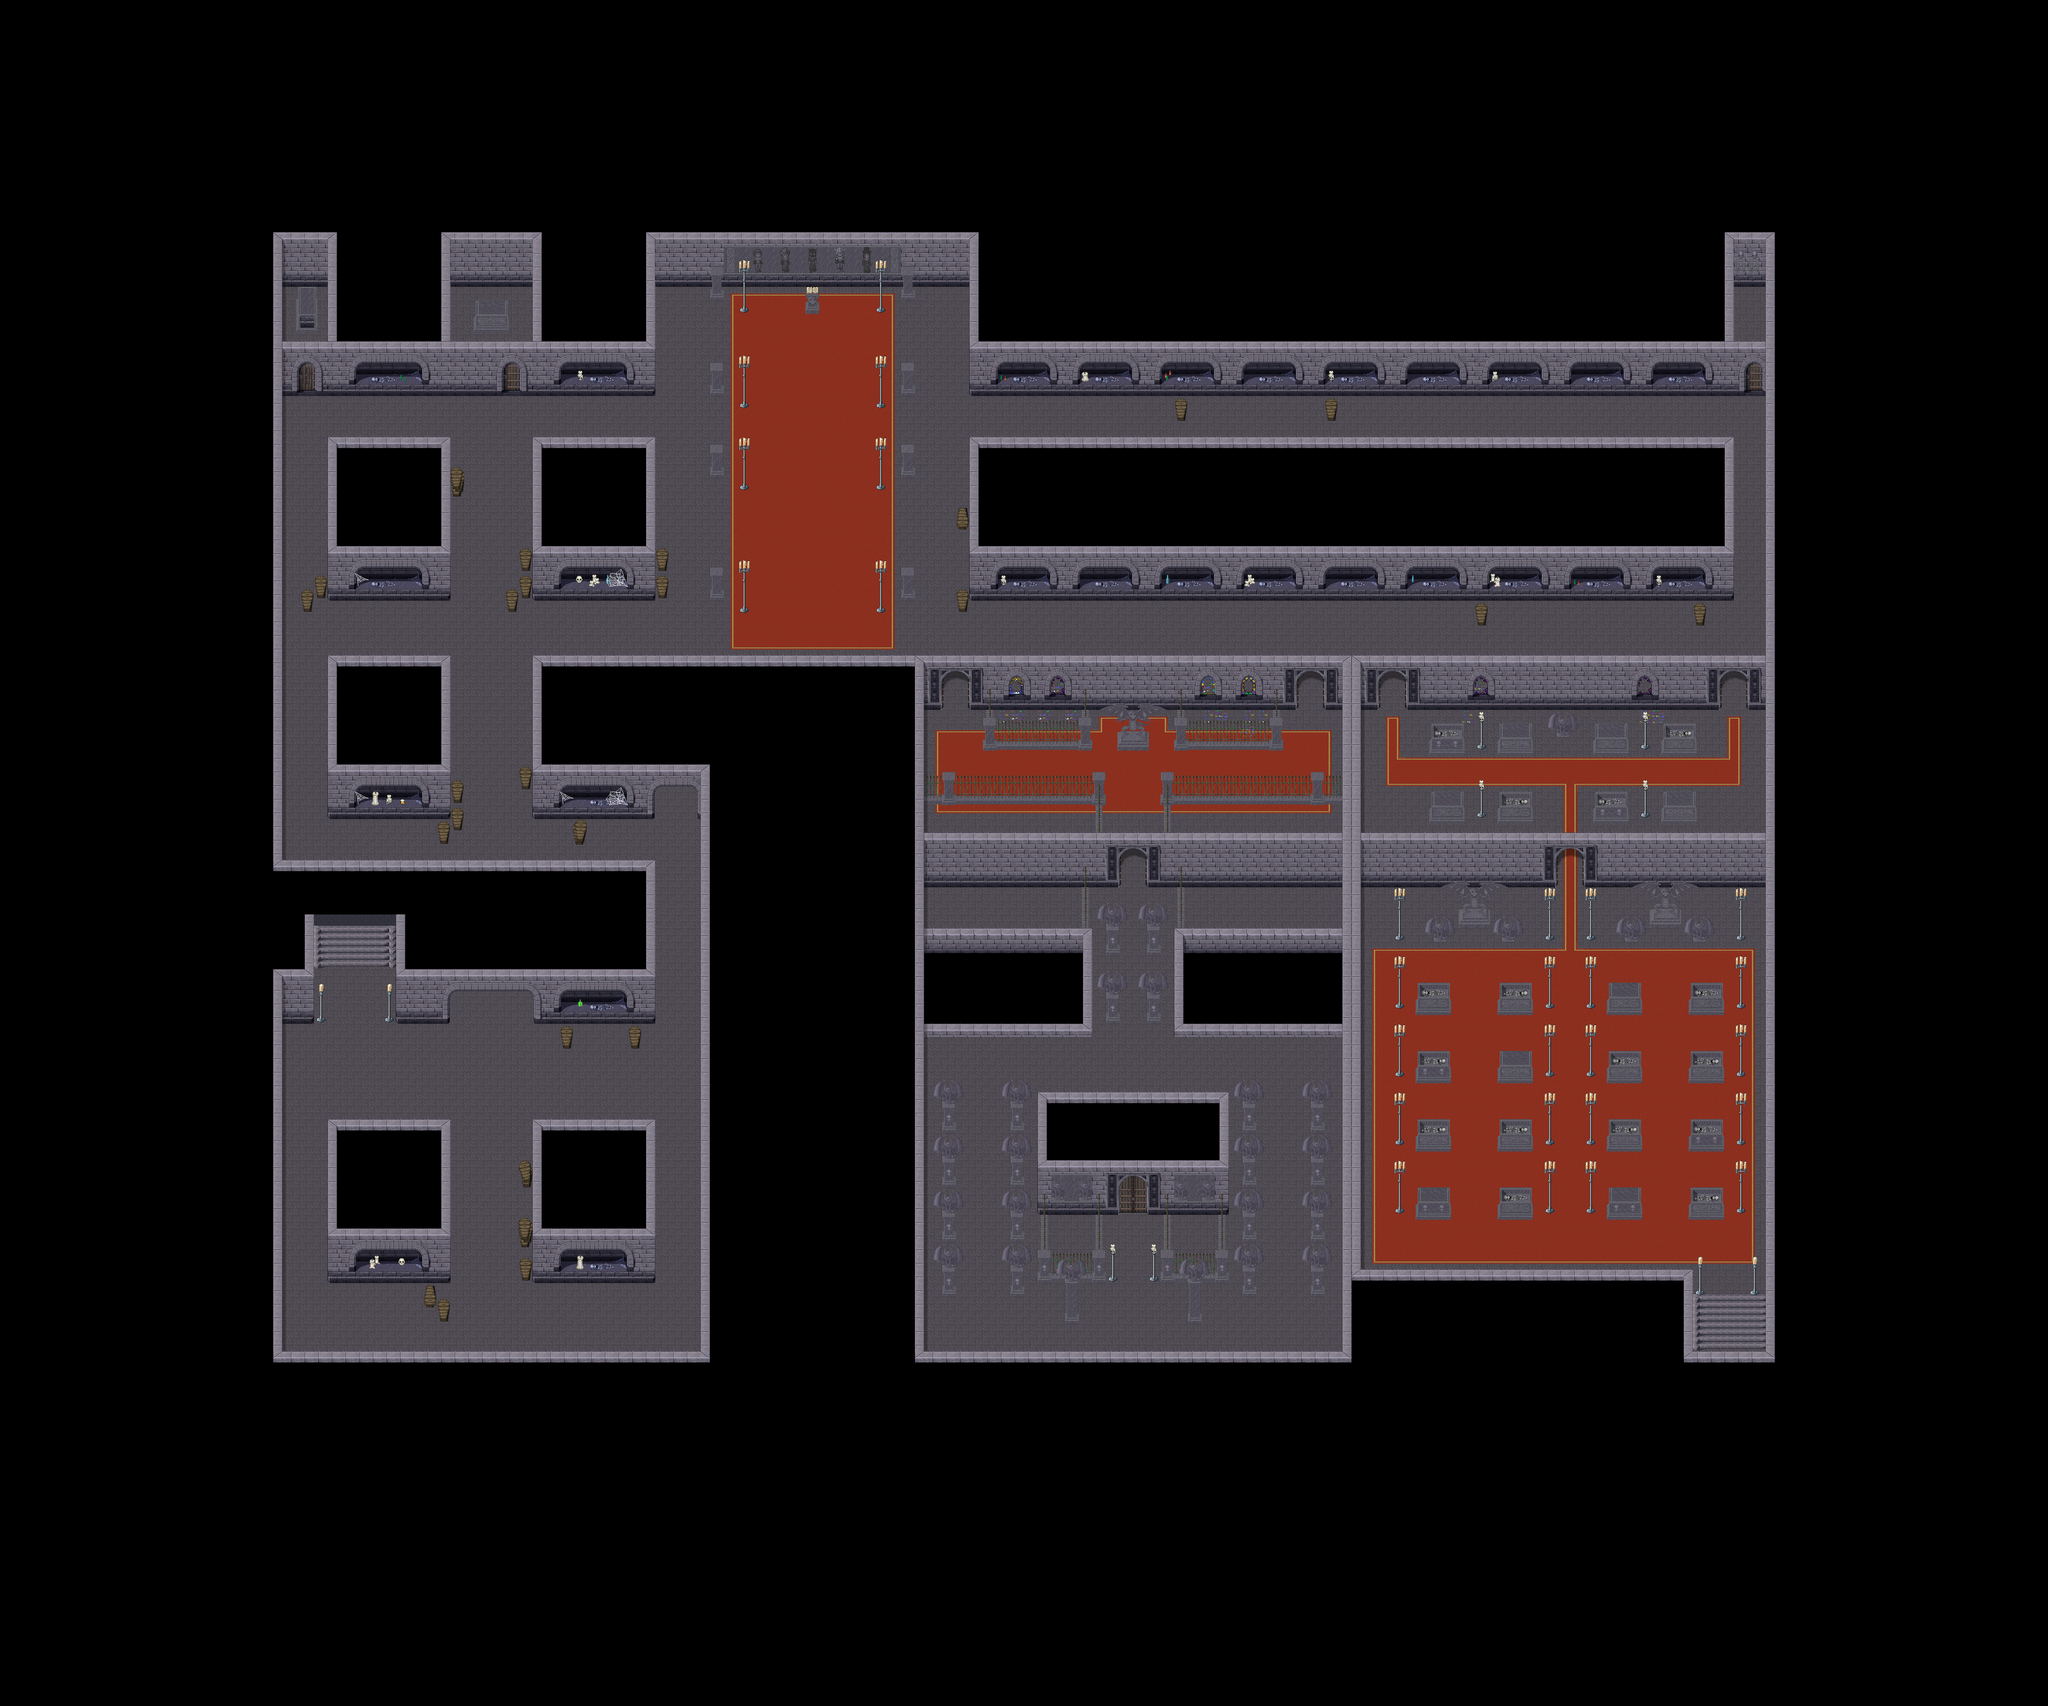

The image is a tile-based game level rendered from a .tmx file. Its description and source (layers, tilesets, objects; grid data summarised) follow:
An orthogonal 150x125 tile map with 32x32 px tiles, 6 tile layers (Ground1, Ground2, Ground3, Fringe, ...), 2 hidden layers not drawn, 8 tilesets and 1 object (warp).

<map version="1.4" tiledversion="1.4.1" orientation="orthogonal" renderorder="right-down" compressionlevel="0" width="150" height="125" tilewidth="32" tileheight="32" infinite="0" nextlayerid="10" nextobjectid="13">
 <properties>
  <property name="background0image" value="graphics/images/spit23loginwallpaper_800x600.png" />
  <property name="music" value="graveyard.ogg" />
  <property name="name" value="Crypt Basement" />
  <property name="overlay0image" value="graphics/images/ambient/spotlight.png" />
  <property name="overlay0keepratio" value="true" />
 </properties>
 <tileset firstgid="1" name="collision" tilewidth="32" tileheight="32" tilecount="9" columns="3">
  <image source="../graphics/tilesets/collision.png" width="96" height="96" />
 </tileset>
 <tileset firstgid="10" name="crypt1" tilewidth="32" tileheight="32" tilecount="256" columns="16">
  <image source="../graphics/tilesets/crypt1.png" width="512" height="512" />
 </tileset>
 <tileset firstgid="266" name="crypt2" tilewidth="32" tileheight="32" tilecount="224" columns="16">
  <image source="../graphics/tilesets/crypt2.png" width="512" height="448" />
 </tileset>
 <tileset firstgid="490" name="crypt_blockwall" tilewidth="32" tileheight="32" tilecount="256" columns="16">
  <image source="../graphics/tilesets/crypt_blockwall.png" width="512" height="512" />
 </tileset>
 <tileset firstgid="746" name="crypt_fringe_x3" tilewidth="32" tileheight="96" tilecount="80" columns="16">
  <image source="../graphics/tilesets/crypt_fringe_x3.png" width="512" height="480" />
 </tileset>
 <tileset firstgid="826" name="crypt_fringe2_x3" tilewidth="32" tileheight="96" tilecount="80" columns="16">
  <image source="../graphics/tilesets/crypt_fringe2_x3.png" width="512" height="480" />
 </tileset>
 <tileset firstgid="906" name="crypt_x4" tilewidth="32" tileheight="128" tilecount="64" columns="16">
  <image source="../graphics/tilesets/crypt_x4.png" width="512" height="512" />
 </tileset>
 <tileset firstgid="970" name="woodland_indoor" tilewidth="32" tileheight="32" tilecount="256" columns="16">
  <image source="../graphics/tilesets/woodland_indoor.png" width="512" height="512" />
 </tileset>
 <layer id="1" name="Ground1" width="150" height="125">
  <data>[18750 cells, 18750 non-empty, 52 distinct tile ids]</data>
 </layer>
 <layer id="2" name="Ground2" width="150" height="125">
  <data>[18750 cells, 561 non-empty, 77 distinct tile ids]</data>
 </layer>
 <layer id="3" name="Ground3" width="150" height="125">
  <data>[18750 cells, 14 non-empty, 8 distinct tile ids]</data>
 </layer>
 <layer id="4" name="Fringe" width="150" height="125">
  <data>[18750 cells, 442 non-empty, 82 distinct tile ids]</data>
 </layer>
 <layer id="5" name="Over1" width="150" height="125">
  <data>[18750 cells, 1859 non-empty, 26 distinct tile ids]</data>
 </layer>
 <layer id="6" name="Over2" width="150" height="125">
  <data>[18750 cells, 177 non-empty, 2 distinct tile ids]</data>
 </layer>
 <layer id="7" name="Collision" width="150" height="125" visible="0">
  <data>[18750 cells, 13837 non-empty, 1 distinct tile ids]</data>
 </layer>
 <layer id="9" name="Heights" width="150" height="125" visible="0">
  <data>[18750 cells, 0 non-empty, 0 distinct tile ids]</data>
 </layer>
 <objectgroup id="8" name="Objects">
  <object id="12" name="Exit" type="warp" x="768" y="2144" width="128" height="32">
   <properties>
    <property name="dest_map" value="029-2" />
    <property name="dest_x" value="35" />
    <property name="dest_y" value="37" />
   </properties>
  </object>
 </objectgroup>
</map>
